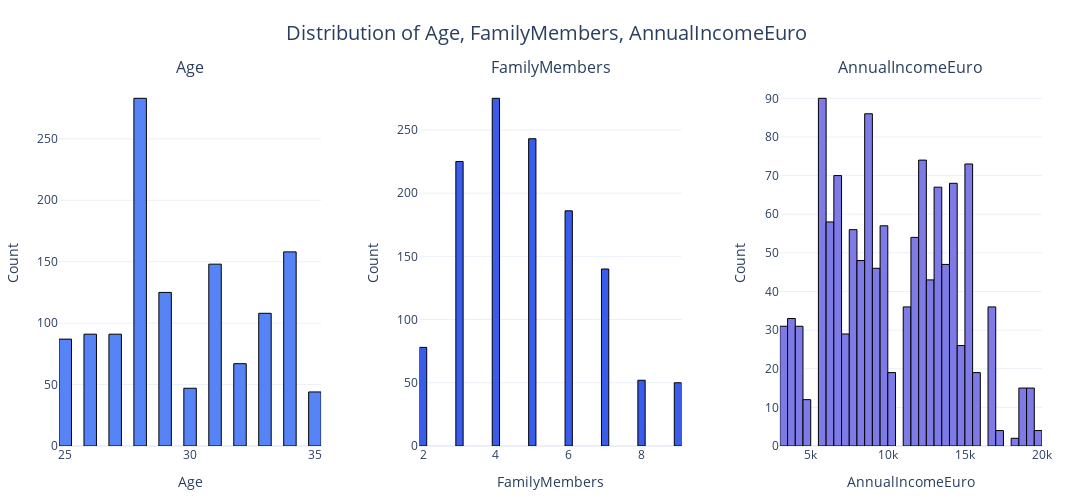

Write notebook code for a chart like this one.
### Code cell
plot_combined_histograms(
    travel_df, numerical_features, save_path="images/combined_histograms.png"
)

### Figure 1 — Plotly figure (JSON) as saved in the notebook; plotly's stock layout.template omitted (floating-point values rounded to 4 significant figures; data arrays with more than 128 entries replaced by an {"elided": "..."} marker saying what was removed)
{"data": [{"marker": {"color": "#5684F7", "line": {"color": "#000000", "width": 1}}, "name": "Age", "nbinsx": 40, "type": "histogram", "x": {"elided": "1249 int values"}, "xaxis": "x", "yaxis": "y"}, {"marker": {"color": "#3A5CED", "line": {"color": "#000000", "width": 1}}, "name": "FamilyMembers", "nbinsx": 40, "type": "histogram", "x": {"elided": "1249 int values"}, "xaxis": "x2", "yaxis": "y2"}, {"marker": {"color": "#7E7AE6", "line": {"color": "#000000", "width": 1}}, "name": "AnnualIncomeEuro", "nbinsx": 40, "type": "histogram", "x": {"elided": "1249 float values"}, "xaxis": "x3", "yaxis": "y3"}], "layout": {"annotations": [{"font": {"size": 16}, "showarrow": false, "text": "Age", "x": 0.1333, "xanchor": "center", "xref": "paper", "y": 1, "yanchor": "bottom", "yref": "paper"}, {"font": {"size": 16}, "showarrow": false, "text": "FamilyMembers", "x": 0.5, "xanchor": "center", "xref": "paper", "y": 1, "yanchor": "bottom", "yref": "paper"}, {"font": {"size": 16}, "showarrow": false, "text": "AnnualIncomeEuro", "x": 0.8667, "xanchor": "center", "xref": "paper", "y": 1, "yanchor": "bottom", "yref": "paper"}], "height": 500, "margin": {"b": 50, "l": 50, "r": 50, "t": 80}, "showlegend": false, "title": {"font": {"size": 20}, "text": "Distribution of Age, FamilyMembers, AnnualIncomeEuro", "x": 0.5}, "width": 1200, "xaxis": {"anchor": "y", "domain": [0, 0.2667], "title": {"font": {"size": 14}, "text": "Age"}}, "xaxis2": {"anchor": "y2", "domain": [0.3667, 0.6333], "title": {"font": {"size": 14}, "text": "FamilyMembers"}}, "xaxis3": {"anchor": "y3", "domain": [0.7333, 1], "title": {"font": {"size": 14}, "text": "AnnualIncomeEuro"}}, "yaxis": {"anchor": "x", "domain": [0, 1], "title": {"font": {"size": 14}, "text": "Count"}}, "yaxis2": {"anchor": "x2", "domain": [0, 1], "title": {"font": {"size": 14}, "text": "Count"}}, "yaxis3": {"anchor": "x3", "domain": [0, 1], "title": {"font": {"size": 14}, "text": "Count"}}}}
